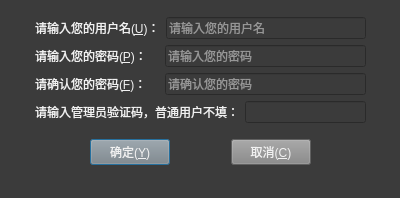
<?xml version="1.0" encoding="UTF-8"?>
<ui version="4.0">
 <class>registerWindow</class>
 <widget class="QDialog" name="registerWindow">
  <property name="geometry">
   <rect>
    <x>0</x>
    <y>0</y>
    <width>400</width>
    <height>198</height>
   </rect>
  </property>
  <property name="windowTitle">
   <string>注册</string>
  </property>
  <property name="styleSheet">
   <string notr="true">QWidget {
	color: rgb(241, 241, 241);
	background-color: rgb(59, 59, 59)
}
QMenuBar{
	background-color: rgb(143, 143, 143);
}
QPushButton {
	background-color: rgb(134, 134, 134);
}

QTextEdit {
	background-color: rgb(134, 134, 134);
}</string>
  </property>
  <widget class="QWidget" name="verticalLayoutWidget">
   <property name="geometry">
    <rect>
     <x>35</x>
     <y>17</y>
     <width>331</width>
     <height>170</height>
    </rect>
   </property>
   <layout class="QVBoxLayout" name="verticalLayout" stretch="0,0,0,0,0">
    <property name="sizeConstraint">
     <enum>QLayout::SetMaximumSize</enum>
    </property>
    <item>
     <layout class="QHBoxLayout" name="horizontalLayout">
      <item>
       <widget class="QLabel" name="label">
        <property name="text">
         <string>请输入您的用户名(&amp;U)：</string>
        </property>
        <property name="buddy">
         <cstring>lineEdit</cstring>
        </property>
       </widget>
      </item>
      <item>
       <widget class="QLineEdit" name="lineEdit">
        <property name="inputMask">
         <string/>
        </property>
        <property name="placeholderText">
         <string>请输入您的用户名</string>
        </property>
       </widget>
      </item>
     </layout>
    </item>
    <item>
     <layout class="QHBoxLayout" name="horizontalLayout_2">
      <item>
       <widget class="QLabel" name="label_2">
        <property name="text">
         <string>请输入您的密码(&amp;P)：　</string>
        </property>
        <property name="buddy">
         <cstring>lineEdit_2</cstring>
        </property>
       </widget>
      </item>
      <item>
       <widget class="QLineEdit" name="lineEdit_2">
        <property name="echoMode">
         <enum>QLineEdit::Password</enum>
        </property>
        <property name="placeholderText">
         <string>请输入您的密码</string>
        </property>
       </widget>
      </item>
     </layout>
    </item>
    <item>
     <layout class="QHBoxLayout" name="horizontalLayout_3">
      <item>
       <widget class="QLabel" name="label_3">
        <property name="text">
         <string>请确认您的密码(&amp;F)：　</string>
        </property>
        <property name="buddy">
         <cstring>lineEdit_3</cstring>
        </property>
       </widget>
      </item>
      <item>
       <widget class="QLineEdit" name="lineEdit_3">
        <property name="echoMode">
         <enum>QLineEdit::Password</enum>
        </property>
        <property name="placeholderText">
         <string>请确认您的密码</string>
        </property>
       </widget>
      </item>
     </layout>
    </item>
    <item>
     <layout class="QHBoxLayout" name="horizontalLayout_4">
      <item>
       <widget class="QLabel" name="label_4">
        <property name="text">
         <string>请输入管理员验证码，普通用户不填：</string>
        </property>
       </widget>
      </item>
      <item>
       <widget class="QLineEdit" name="lineEdit_4"/>
      </item>
     </layout>
    </item>
    <item>
     <layout class="QHBoxLayout" name="horizontalLayout_5">
      <property name="topMargin">
       <number>10</number>
      </property>
      <item>
       <spacer name="horizontalSpacer">
        <property name="orientation">
         <enum>Qt::Horizontal</enum>
        </property>
        <property name="sizeHint" stdset="0">
         <size>
          <width>40</width>
          <height>20</height>
         </size>
        </property>
       </spacer>
      </item>
      <item>
       <widget class="QPushButton" name="pushButton">
        <property name="text">
         <string>确定(&amp;Y)</string>
        </property>
       </widget>
      </item>
      <item>
       <spacer name="horizontalSpacer_3">
        <property name="orientation">
         <enum>Qt::Horizontal</enum>
        </property>
        <property name="sizeHint" stdset="0">
         <size>
          <width>40</width>
          <height>20</height>
         </size>
        </property>
       </spacer>
      </item>
      <item>
       <widget class="QPushButton" name="pushButton_2">
        <property name="text">
         <string>取消(&amp;C)</string>
        </property>
       </widget>
      </item>
      <item>
       <spacer name="horizontalSpacer_2">
        <property name="orientation">
         <enum>Qt::Horizontal</enum>
        </property>
        <property name="sizeHint" stdset="0">
         <size>
          <width>40</width>
          <height>20</height>
         </size>
        </property>
       </spacer>
      </item>
     </layout>
    </item>
   </layout>
  </widget>
 </widget>
 <resources/>
 <connections/>
</ui>
